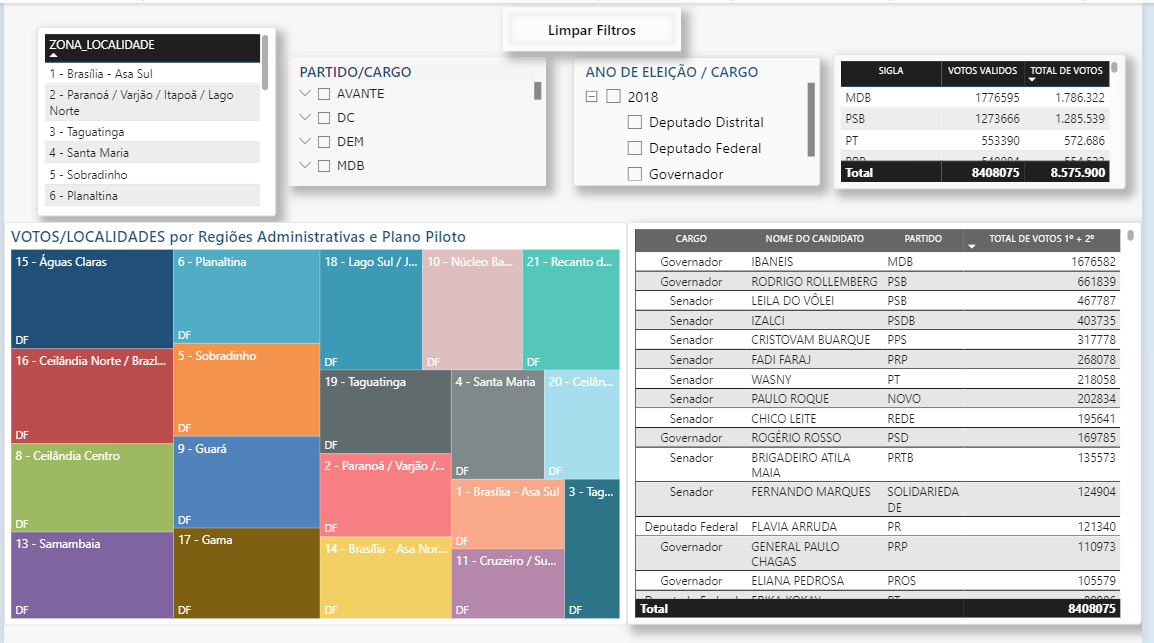
#> input picture Projeto 4 Data by BI/Dados.png, 1154 x 643 px
$ python build_mockups.py
#> lines starting #> are read from the running program, lines starting #| are printed output that depends on the picture; after the words box and inside, x2 and y2 are one past the last pixel; in counts of white or black regions, pixels touching at a corner belong together
### tools/portfolio_mockup_utils.py
from __future__ import annotations

from pathlib import Path
from typing import Iterable

from PIL import Image, ImageDraw, ImageFilter, ImageFont, ImageOps


def ensure_dir(path: Path) -> None:
    path.mkdir(parents=True, exist_ok=True)


def load_font(size: int, bold: bool = False) -> ImageFont.FreeTypeFont | ImageFont.ImageFont:
    candidates = [
        "C:/Windows/Fonts/segoeuib.ttf" if bold else "C:/Windows/Fonts/segoeui.ttf",
        "C:/Windows/Fonts/arialbd.ttf" if bold else "C:/Windows/Fonts/arial.ttf",
    ]
    for candidate in candidates:
        if Path(candidate).exists():
            return ImageFont.truetype(candidate, size=size)
    return ImageFont.load_default()


def hex_to_rgb(value: str) -> tuple[int, int, int]:
    value = value.lstrip("#")
    return tuple(int(value[i : i + 2], 16) for i in (0, 2, 4))


def vertical_gradient(size: tuple[int, int], top_hex: str, bottom_hex: str) -> Image.Image:
    width, height = size
    top = hex_to_rgb(top_hex)
    bottom = hex_to_rgb(bottom_hex)
    image = Image.new("RGB", size)
    pixels = image.load()
    for y in range(height):
        mix = y / max(height - 1, 1)
        color = tuple(int(top[i] * (1 - mix) + bottom[i] * mix) for i in range(3))
        for x in range(width):
            pixels[x, y] = color
    return image


def add_glows(base: Image.Image, glows: Iterable[tuple[tuple[int, int], int, tuple[int, int, int, int]]]) -> None:
    for center, radius, color in glows:
        layer = Image.new("RGBA", base.size, (0, 0, 0, 0))
        draw = ImageDraw.Draw(layer)
        x, y = center
        draw.ellipse((x - radius, y - radius, x + radius, y + radius), fill=color)
        layer = layer.filter(ImageFilter.GaussianBlur(radius // 2))
        base.alpha_composite(layer)


def add_noise(base: Image.Image, opacity: int = 16) -> None:
    noise = Image.effect_noise(base.size, 10).convert("L")
    noise = ImageOps.colorize(noise, (0, 0, 0), (255, 255, 255)).convert("RGBA")
    noise.putalpha(opacity)
    base.alpha_composite(noise)


def add_grid(base: Image.Image, step: int = 88, color: tuple[int, int, int, int] = (255, 255, 255, 18)) -> None:
    layer = Image.new("RGBA", base.size, (0, 0, 0, 0))
    draw = ImageDraw.Draw(layer)
    width, height = base.size
    for x in range(0, width, step):
        draw.line((x, 0, x, height), fill=color, width=1)
    for y in range(0, height, step):
        draw.line((0, y, width, y), fill=color, width=1)
    layer = layer.filter(ImageFilter.GaussianBlur(0.4))
    base.alpha_composite(layer)


def make_stage(
    size: tuple[int, int],
    top: str,
    bottom: str,
    glows: Iterable[tuple[tuple[int, int], int, tuple[int, int, int, int]]],
) -> Image.Image:
    canvas = vertical_gradient(size, top, bottom).convert("RGBA")
    add_glows(canvas, glows)
    add_grid(canvas)
    add_noise(canvas, opacity=14)
    return canvas


def rounded_mask(size: tuple[int, int], radius: int) -> Image.Image:
    mask = Image.new("L", size, 0)
    draw = ImageDraw.Draw(mask)
    draw.rounded_rectangle((0, 0, size[0], size[1]), radius=radius, fill=255)
    return mask


def soften_shot(image: Image.Image) -> Image.Image:
    image = image.filter(ImageFilter.GaussianBlur(0.2))
    image = image.filter(ImageFilter.UnsharpMask(radius=1.8, percent=130, threshold=2))
    return image


# [5 lines left out: function make_shadow, not called in this run]


def text_width(draw: ImageDraw.ImageDraw, text: str, font: ImageFont.ImageFont) -> int:
    box = draw.textbbox((0, 0), text, font=font)
    return box[2] - box[0]


def wrap_text(draw: ImageDraw.ImageDraw, text: str, font: ImageFont.ImageFont, max_width: int) -> list[str]:
    words = text.split()
    lines: list[str] = []
    current = ""
    for word in words:
        trial = word if not current else current + " " + word
        if text_width(draw, trial, font) <= max_width:
            current = trial
        else:
            if current:
                lines.append(current)
            current = word
    if current:
        lines.append(current)
    return lines


def draw_label(draw: ImageDraw.ImageDraw, x: int, y: int, text: str) -> None:
    font = load_font(20, bold=True)
    w = text_width(draw, text, font) + 34
    h = 42
    draw.rounded_rectangle((x, y, x + w, y + h), radius=21, fill=(255, 255, 255, 172), outline=(255, 255, 255, 110), width=1)
    draw.text((x + 18, y + 11), text, font=font, fill=(49, 57, 66))


# [26 lines left out: function draw_guest_avatar, not called in this run]


def add_copy_block(
    canvas: Image.Image,
    title: str,
    subtitle: str,
    label: str,
    x: int = 160,
    y: int = 126,
) -> None:
    draw = ImageDraw.Draw(canvas)
    draw_label(draw, x, y, label)
    title_font = load_font(46, bold=True)
    body_font = load_font(18)
    draw.text((x, y + 70), title, font=title_font, fill=(39, 44, 51))
    draw.text((x, y + 136), subtitle, font=body_font, fill=(92, 98, 108))


def crop_resize(image: Image.Image, box: tuple[int, int, int, int], size: tuple[int, int]) -> Image.Image:
    crop = image.crop(box)
    crop_ratio = crop.width / crop.height
    target_ratio = size[0] / size[1]
    if crop_ratio > target_ratio:
      new_h = size[1]
      new_w = int(new_h * crop_ratio)
    else:
      new_w = size[0]
      new_h = int(new_w / crop_ratio)
    resized = crop.resize((new_w, new_h), Image.Resampling.LANCZOS)
    left = max((new_w - size[0]) // 2, 0)
    top = max((new_h - size[1]) // 2, 0)
    return resized.crop((left, top, left + size[0], top + size[1]))


# [130 lines left out: functions build_phone_frame, place_phone_frame, phone_point, add_callout_panel_phone, not called in this run]


def build_browser_frame(shot: Image.Image, title: str, frame_w: int) -> tuple[Image.Image, dict]:
    chrome_h = 74
    source_w, source_h = shot.size
    shot_ratio = source_h / source_w
    shot_w = frame_w - 52
    shot_h = int(shot_w * shot_ratio)
    frame_h = shot_h + chrome_h + 28

    frame = Image.new("RGBA", (frame_w, frame_h), (0, 0, 0, 0))
    draw = ImageDraw.Draw(frame)
    draw.rounded_rectangle((0, 0, frame_w, frame_h), radius=36, fill=(14, 19, 28, 255), outline=(85, 102, 118, 110), width=1)
    draw.rounded_rectangle((1, 1, frame_w - 2, chrome_h), radius=36, fill=(18, 24, 34, 255))
    draw.rectangle((0, chrome_h, frame_w, frame_h), fill=(14, 19, 28, 255))
    draw.line((24, chrome_h, frame_w - 24, chrome_h), fill=(60, 75, 89, 120), width=1)

    button_y = chrome_h // 2
    for i, color in enumerate(((255, 95, 86), (255, 189, 46), (39, 201, 63))):
        cx = 34 + i * 22
        draw.ellipse((cx - 6, button_y - 6, cx + 6, button_y + 6), fill=color)

    title_font = load_font(22, bold=True)
    meta_font = load_font(16)
    draw.text((112, 24), title, font=title_font, fill=(236, 239, 244))
    draw.text((112, 46), "socialcommand / portfolio presentation", font=meta_font, fill=(138, 150, 166))

    chip_text = "LIVE PRODUCT"
    chip_font = load_font(15, bold=True)
    chip_w = text_width(draw, chip_text, chip_font) + 34
    chip_h = 34
    chip_x = frame_w - chip_w - 28
    chip_y = 20
    draw.rounded_rectangle((chip_x, chip_y, chip_x + chip_w, chip_y + chip_h), radius=17, fill=(20, 43, 45, 255), outline=(72, 201, 180, 88), width=1)
    draw.text((chip_x + 18, chip_y + 8), chip_text, font=chip_font, fill=(114, 241, 220))

    shot = soften_shot(shot.resize((shot_w, shot_h), Image.Resampling.LANCZOS))
    mask = rounded_mask((shot_w, shot_h), 18)
    content_x = 26
    content_y = chrome_h + 10
    frame.paste(shot, (content_x, content_y), mask)

    reflection = Image.new("RGBA", (frame_w, frame_h), (0, 0, 0, 0))
    rd = ImageDraw.Draw(reflection)
    rd.polygon(
        [(frame_w * 0.58, 0), (frame_w, 0), (frame_w, frame_h * 0.5), (frame_w * 0.74, frame_h * 0.36)],
        fill=(255, 255, 255, 18),
    )
    reflection = reflection.filter(ImageFilter.GaussianBlur(14))
    frame.alpha_composite(reflection)

    return frame, {
        "frame_size": (frame_w, frame_h),
        "content_origin": (content_x, content_y),
        "content_size": (shot_w, shot_h),
        "scale_x": shot_w / source_w,
        "scale_y": shot_h / source_h,
    }


def place_browser_frame(
    canvas: Image.Image,
    shot: Image.Image,
    title: str,
    pos: tuple[int, int],
    frame_w: int,
    shadow_alpha: int = 0,
) -> dict:
    frame, meta = build_browser_frame(shot, title, frame_w)
    if shadow_alpha > 0:
        shadow = make_shadow((frame.width + 120, frame.height + 120), 40, 32, shadow_alpha)
        canvas.alpha_composite(shadow, (pos[0] - 60, pos[1] - 46))
    canvas.alpha_composite(frame, pos)
    return {
        "x": pos[0],
        "y": pos[1],
        "frame_w": frame.width,
        "frame_h": frame.height,
        "content_x": pos[0] + meta["content_origin"][0],
        "content_y": pos[1] + meta["content_origin"][1],
        "content_w": meta["content_size"][0],
        "content_h": meta["content_size"][1],
        "scale_x": meta["scale_x"],
        "scale_y": meta["scale_y"],
    }


def browser_point(meta: dict, point: tuple[int, int]) -> tuple[int, int]:
    x = int(meta["content_x"] + point[0] * meta["scale_x"])
    y = int(meta["content_y"] + point[1] * meta["scale_y"])
    return x, y


def add_callout_panel_browser(
    canvas: Image.Image,
    source_shot: Image.Image,
    browser_meta: dict,
    crop_box: tuple[int, int, int, int],
    panel_box: tuple[int, int, int, int],
    title: str,
    body: str,
    accent: tuple[int, int, int],
    badge: str = "ZOOM EM DETALHE",
) -> None:
    draw = ImageDraw.Draw(canvas)
    panel = Image.new("RGBA", (panel_box[2] - panel_box[0], panel_box[3] - panel_box[1]), (0, 0, 0, 0))
    pd = ImageDraw.Draw(panel)
    pd.rounded_rectangle((0, 0, panel.width, panel.height), radius=32, fill=(16, 21, 29, 245), outline=(66, 79, 91, 148), width=1)

    crop = crop_resize(source_shot, crop_box, (panel.width - 40, 188))
    crop_mask = rounded_mask(crop.size, 22)
    panel.paste(crop, (20, 20), crop_mask)

    badge_font = load_font(14, bold=True)
    badge_w = text_width(pd, badge, badge_font) + 24
    pd.rounded_rectangle((20, 220, 20 + badge_w, 248), radius=14, fill=(accent[0], accent[1], accent[2], 48), outline=(accent[0], accent[1], accent[2], 120), width=1)
    pd.text((32, 227), badge, font=badge_font, fill=(accent[0], accent[1], accent[2], 255))

    title_font = load_font(24, bold=True)
    body_font = load_font(17)
    pd.text((20, 268), title, font=title_font, fill=(239, 243, 247))
    body_lines = wrap_text(pd, body, body_font, panel.width - 40)
    y = 308
    for line in body_lines[:4]:
        pd.text((20, y), line, font=body_font, fill=(172, 182, 194))
        y += 24

    canvas.alpha_composite(panel, (panel_box[0], panel_box[1]))

    anchor_src = ((crop_box[0] + crop_box[2]) // 2, (crop_box[1] + crop_box[3]) // 2)
    src_point = browser_point(browser_meta, anchor_src)
    panel_anchor = (panel_box[0], panel_box[1] + 86)
    mid_x = int((src_point[0] + panel_anchor[0]) / 2)
    line_color = accent + (220,)
    draw.line((src_point[0], src_point[1], mid_x, src_point[1]), fill=line_color, width=3)
    draw.line((mid_x, src_point[1], mid_x, panel_anchor[1]), fill=line_color, width=3)
    draw.line((mid_x, panel_anchor[1], panel_anchor[0], panel_anchor[1]), fill=line_color, width=3)
    draw.ellipse((src_point[0] - 8, src_point[1] - 8, src_point[0] + 8, src_point[1] + 8), fill=(16, 21, 29, 255), outline=line_color, width=3)
    draw.ellipse((panel_anchor[0] - 7, panel_anchor[1] - 7, panel_anchor[0] + 7, panel_anchor[1] + 7), fill=(16, 21, 29, 255), outline=line_color, width=3)

### Projeto 4 Data by BI/edicoes-portfolio/build_mockups.py
from __future__ import annotations

import sys
from pathlib import Path

from PIL import Image, ImageDraw

sys.path.append(str(Path(__file__).resolve().parents[2] / "tools"))

from portfolio_mockup_utils import (  # noqa: E402
    add_callout_panel_browser,
    add_copy_block,
    ensure_dir,
    load_font,
    make_stage,
    place_browser_frame,
)


ROOT = Path(__file__).resolve().parent.parent
OUT_DIR = Path(__file__).resolve().parent


def open_shot(name: str, crop: tuple[int, int, int, int] | None = None) -> Image.Image:
    image = Image.open(ROOT / name).convert("RGB")
    return image.crop(crop) if crop else image


def export_browser(
    title: str,
    subtitle: str,
    screen_name: str,
    out_name: str,
    crop: tuple[int, int, int, int] | None = None,
) -> None:
    screen = open_shot(screen_name, crop)
    canvas = make_stage(
        (1800, 1320),
        "#eef2f5",
        "#dde3e8",
        [
            ((220, 220), 340, (92, 148, 255, 36)),
            ((1460, 260), 320, (74, 204, 180, 26)),
        ],
    )
    add_copy_block(canvas, title, subtitle, "DATA BY BI", x=140, y=124)
    place_browser_frame(canvas, screen, title, (120, 320), 1560)
    draw = ImageDraw.Draw(canvas)
    font = load_font(18)
    draw.text((140, 1210), "Leitura executiva para demo de produto e tomada de decisao.", font=font, fill=(102, 108, 118))
    canvas.convert("RGB").save(OUT_DIR / out_name, quality=95)


def export_callout() -> None:
    screen = open_shot("Dados2.png", (0, 20, 1145, 629))
    canvas = make_stage(
        (2200, 1560),
        "#eef2f5",
        "#dde3e8",
        [
            ((230, 220), 320, (92, 148, 255, 38)),
            ((1960, 240), 320, (255, 180, 106, 20)),
        ],
    )
    add_copy_block(
        canvas,
        "Leitura territorial em destaque",
        "O zoom editorial explica valor analitico sem depender de legenda externa.",
        "DATA BY BI",
        x=140,
        y=126,
    )
    browser_meta = place_browser_frame(canvas, screen, "Mapa e filtros eleitorais", (110, 360), 1520)
    add_callout_panel_browser(
        canvas,
        screen,
        browser_meta,
        (12, 230, 626, 620),
        (1620, 720, 2160, 1120),
        "Regioes com leitura imediata",
        "Treemap desenhado para transformar dispersao territorial em leitura rapida para coordenacao e estrategia.",
        (92, 148, 255),
    )
    canvas.convert("RGB").save(OUT_DIR / "03-data-regioes-callout.png", quality=95)


def export_hero() -> None:
    overview = open_shot("Dados.png", (0, 20, 1154, 648))
    detail = open_shot("Dados2.png", (0, 20, 1145, 629))
    canvas = make_stage(
        (2300, 1600),
        "#eef2f5",
        "#dde3e8",
        [
            ((230, 220), 360, (92, 148, 255, 40)),
            ((2060, 240), 340, (74, 204, 180, 24)),
            ((1900, 1360), 340, (255, 180, 106, 18)),
        ],
    )
    add_copy_block(
        canvas,
        "BI eleitoral com leitura executiva",
        "Mapas, filtros e tabelas tratados como produto de decisao real, nao print solto.",
        "DATA BY BI",
        x=146,
        y=126,
    )
    place_browser_frame(canvas, overview, "Panorama por localidade", (110, 380), 1340)
    place_browser_frame(canvas, detail, "Corte por cargo e ano", (1360, 560), 830)
    draw = ImageDraw.Draw(canvas)
    quote_font = load_font(22, bold=True)
    body_font = load_font(18)
    draw.text((1460, 380), "Dados densos, leitura limpa.", font=quote_font, fill=(41, 46, 54))
    lines = [
        "A apresentacao ganha valor quando filtros e",
        "mapas parecem ferramenta viva de estrategia.",
    ]
    y = 430
    for line in lines:
        draw.text((1460, y), line, font=body_font, fill=(102, 108, 118))
        y += 28
    canvas.convert("RGB").save(OUT_DIR / "04-data-hero.png", quality=95)


def build_all() -> None:
    ensure_dir(OUT_DIR)
    export_browser(
        "Panorama eleitoral por localidade",
        "Mapa, filtros e totalizadores em moldura de produto real.",
        "Dados.png",
        "01-data-overview-browser.png",
        crop=(0, 20, 1154, 648),
    )
#> in add_noise, `base.alpha_composite(noise)`:
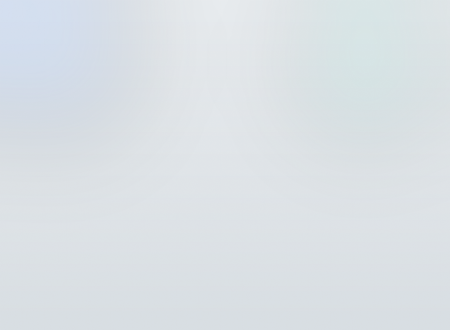
#> base: PIL image 1800x1320 RGBA (shown at 1/4 size); mean R, G, B, A 218.6, 224.6, 229.2, 255
#> in build_browser_frame, `chip_w = text_width(draw, chip_text, chip_font) + 34`: chip_w = 104
#> in build_browser_frame, `chip_x = frame_w - chip_w - 28`: chip_x = 1428
#> in build_browser_frame, `mask = rounded_mask((shot_w, shot_h), 18)`:
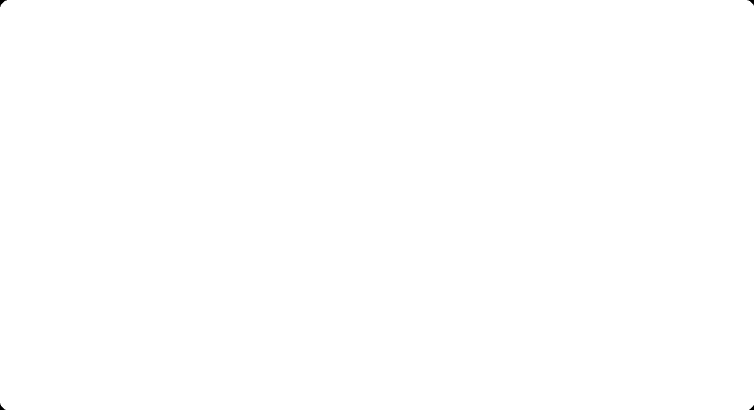
#> mask: PIL image 1508x820 L (shown at 1/2 size); 100% white; 4 black regions, box (x1, y1, x2, y2) and area: (0, 0, 14, 14) 74, (1495, 0, 1508, 11) 60, (0, 807, 11, 820) 60, (1498, 810, 1508, 820) 47
#> in build_browser_frame, `frame.paste(shot, (content_x, content_y), mask)`:
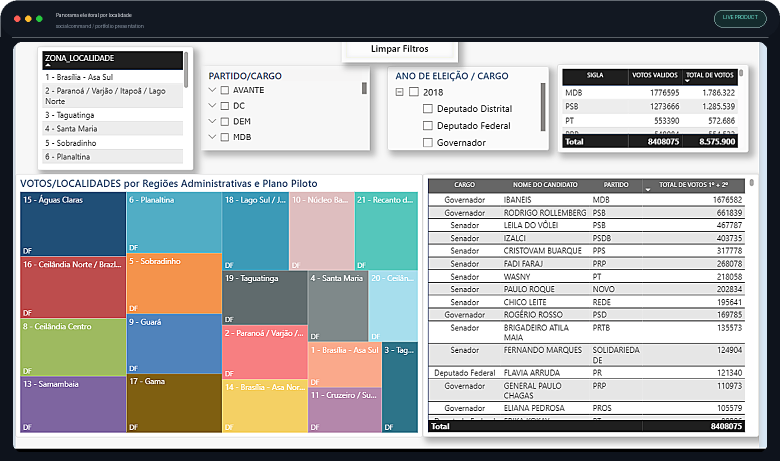
#> frame: PIL image 1560x922 RGBA (shown at 1/2 size); mean R, G, B, A 167.4, 168.5, 168.7, 254.6; transparent parts drawn white
#> in place_browser_frame, `frame, meta = build_browser_frame(shot, title, frame_w)`: meta = {'frame_size': (1560, 922), 'content_origin': (26, 84), 'content_size': (1508, 820), 'scale_x': 1.31, 'scale_y': 1.31}
    export_browser(
        "Corte por cargo, ano e partido",
        "Consulta comparativa tratada para parecer ferramenta executiva.",
        "Dados2.png",
        "02-data-cargo-browser.png",
        crop=(0, 20, 1145, 629),
    )
#> call 2 of open_shot, with name = 'Dados2.png', crop = (0, 20, 1145, 629)
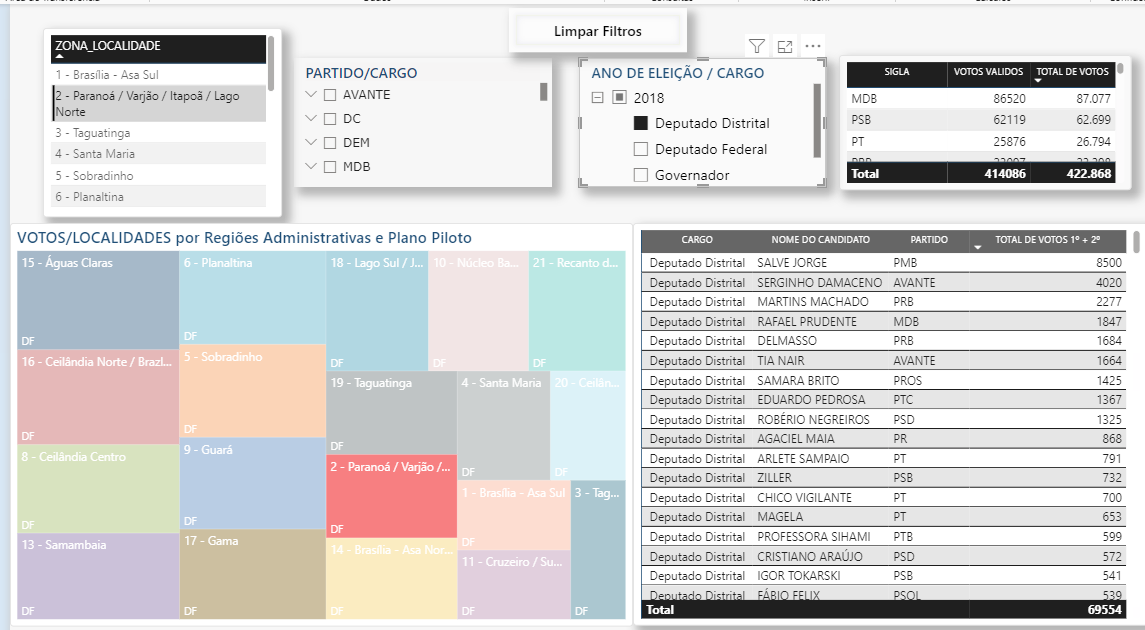
#> input picture Projeto 4 Data by BI/Dados2.png, 1145 x 630 px
#> call 2 of place_browser_frame, with title = 'Corte por cargo, ano e partido', pos = (120, 320), frame_w = 1560, shadow_alpha = 0
#> call 2 of build_browser_frame, with title = 'Corte por cargo, ano e partido', frame_w = 1560
#> in build_browser_frame (call 2), `frame.paste(shot, (content_x, content_y), mask)`:
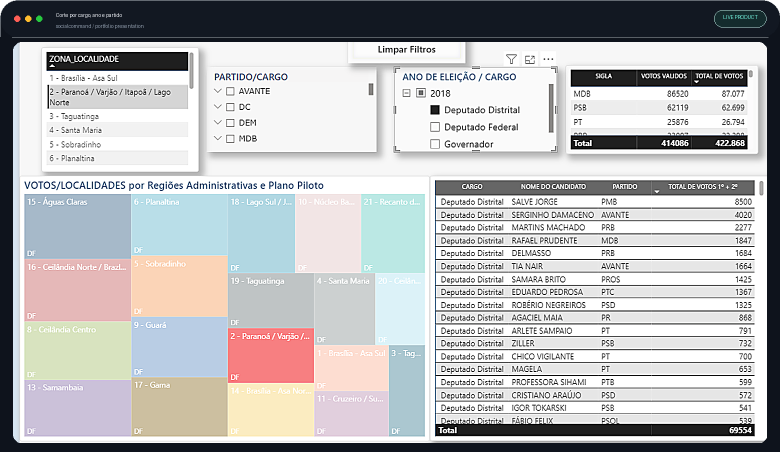
#> frame: PIL image 1560x904 RGBA (shown at 1/2 size); mean R, G, B, A 184.7, 184.8, 185.9, 254.6; transparent parts drawn white
#> in place_browser_frame (call 2), `frame, meta = build_browser_frame(shot, title, frame_w)`: meta = {'frame_size': (1560, 904), 'content_origin': (26, 84), 'content_size': (1508, 802), 'scale_x': 1.32, 'scale_y': 1.32}
#> in place_browser_frame (call 2), `canvas.alpha_composite(frame, pos)`:
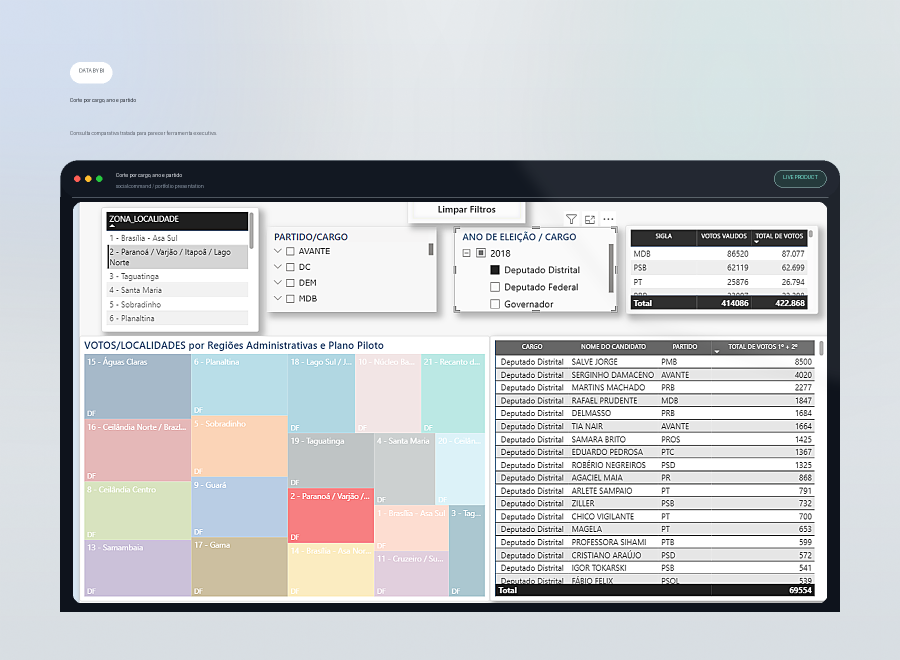
#> canvas: PIL image 1800x1320 RGBA (shown at 1/2 size); mean R, G, B, A 198.9, 201.8, 204.5, 254.9; transparent parts drawn white
    export_callout()
#> in export_callout, `browser_meta = place_browser_frame(canvas, screen, "Mapa e filtros ele..`: browser_meta = 10 items
#> in add_callout_panel_browser, `badge_w = text_width(pd, badge, badge_font) + 24`: badge_w = 118
#> in add_callout_panel_browser, `body_lines = wrap_text(pd, body, body_font, panel.width - 40)`: body_lines = 1 item
#> the loop in add_callout_panel_browser, `for line in body_lines[:4]:` made 1 pass
#> y on pass 1: 332
#> after the loop in add_callout_panel_browser, `for line in body_lines[:4]:`: y = 332
#> in browser_point, `x = int(meta["content_x"] + point[0] * meta["scale_x"])`: x = 544
#> in browser_point, `y = int(meta["content_y"] + point[1] * meta["scale_y"])`: y = 988
#> in add_callout_panel_browser, `src_point = browser_point(browser_meta, anchor_src)`: src_point = (544, 988)
#> in add_callout_panel_browser, `mid_x = int((src_point[0] + panel_anchor[0]) / 2)`: mid_x = 1082
    export_hero()
#> after the loop in export_hero, `for line in lines:`: y = 486


if __name__ == "__main__":
    build_all()
